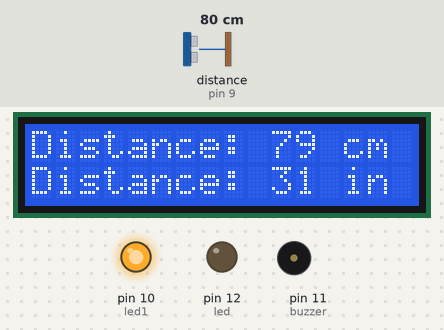
Recording of a sketch running on a simulated Arduino Uno, built with avr-gcc and run on an emulated ATmega328P. On the bench: 16×2 character LCD, output pins drawn as LEDs (lit = HIGH), buzzer (waves = sounding, pin HIGH). Wiring (inferred from the names in the program): ultrasonic range finder: trigger pin 8; echo pin 9. The inputs (shaded band) are chosen by the test bench; at power-on: distance to the obstacle (sensor on pin 9) 80 cm. The echo pulse lasts 58.3 µs per cm; pins used as bus, display or sensor lines are not drawn.

Above: at 1.21 s.
1.3 s: distance to the obstacle (sensor on pin 9) set to 19 cm
At 2.5 s:
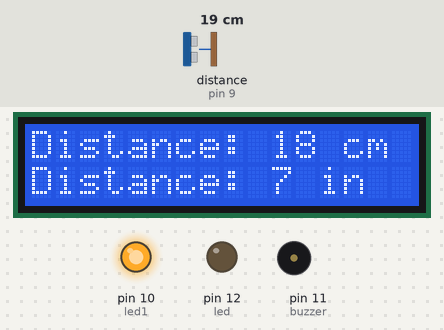
2.8 s: distance to the obstacle (sensor on pin 9) set to 15 cm
At 4.0 s:
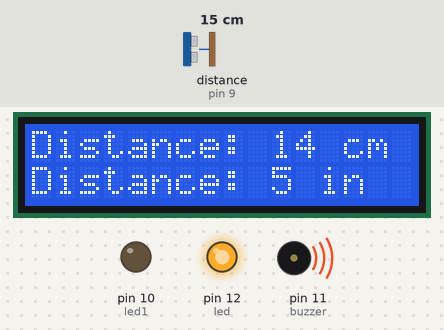
4.3 s: distance to the obstacle (sensor on pin 9) set to 2 cm
At 5.4 s:
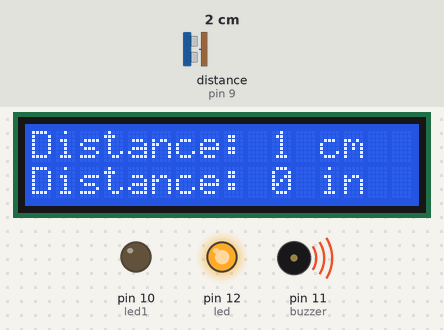
5.8 s: distance to the obstacle (sensor on pin 9) set to 18 cm
At 6.5 s:
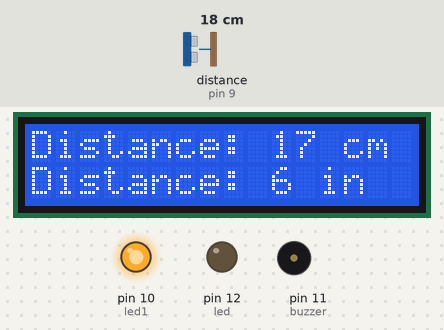
Timing chart, 0 to 8.3 s (numbered marks = the images above; inputs shaded):
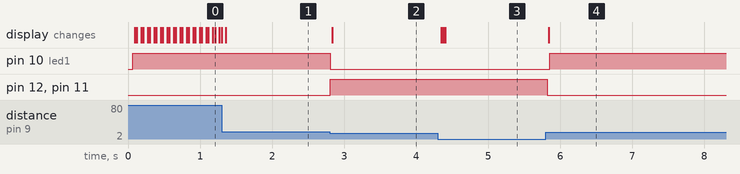

The sketch:

Sesorultra.ino
```cpp
#include <LiquidCrystal.h>//Please replace the single quote characters ('') with the parenthesis character (<>)

LiquidCrystal lcd(2, 3, 4, 5, 6, 7); // Creates an LCD object. Parameters: (rs, enable, d4, d5, d6, d7)

const int trigPin = 8;
const int echoPin = 9;
long duration;
int distanceCm, distanceInch;

const int led = 12;// the PWM pin the LED is attached to
const int led1=10;
const int buzzer=11;
int brightness = 0;    // how bright the LED is

void setup() {

lcd.begin(16,2); // Initializes the interface to the LCD screen, and specifies the dimensions (width and height) of the display
pinMode(trigPin, OUTPUT);
pinMode(echoPin, INPUT);
pinMode(led, OUTPUT);
pinMode(buzzer,OUTPUT);
pinMode(led1, OUTPUT);

}

void loop() {

digitalWrite(trigPin, LOW);
delayMicroseconds(2);
digitalWrite(trigPin, HIGH);
delayMicroseconds(10);
digitalWrite(trigPin, LOW);

duration = pulseIn(echoPin, HIGH);
distanceCm= duration*0.034/2;
distanceInch = duration*0.0133/2;
analogWrite(led,23);
analogWrite(led1,100);
if(distanceCm<=15)
{
  digitalWrite(led,HIGH);
  digitalWrite(led1,LOW);
  digitalWrite(buzzer,HIGH);
}
else
{
  digitalWrite(led,LOW);
  digitalWrite(led1,HIGH);
  digitalWrite(buzzer,LOW);
}
  lcd.setCursor(0,0); // Sets the location at which subsequent text written to the LCD will be displayed
  lcd.print("Distance: "); // Prints string "Distance" on the LCD
  lcd.print(distanceCm);
  // Prints the distance value from the sensor
  lcd.print(" cm  ");
delay(10);
lcd.setCursor(0,1);
lcd.print("Distance: ");
lcd.print(distanceInch);
lcd.print(" in  ");
delay(10);
}
```

Measured:
- the behaviour switches between 17 and 16 cm on distance to the obstacle (sensor on pin 9) (found by bisection; images 1 and 2)
- after the input at 1.3 s, the display: changes after 0.05 s (image 1)
- after the input at 2.8 s, pin 10 (led1): HIGH → LOW at once; pin 12 (led), pin 11 (buzzer): LOW → HIGH at once; the display: changes at once (image 2)
- after the input at 4.3 s, the display: changes after 0.05 s (image 3)
- after the input at 5.8 s, pin 10 (led1): LOW → HIGH after 0.06 s; pin 12 (led), pin 11 (buzzer): HIGH → LOW at once; the display: changes at once (image 4)
